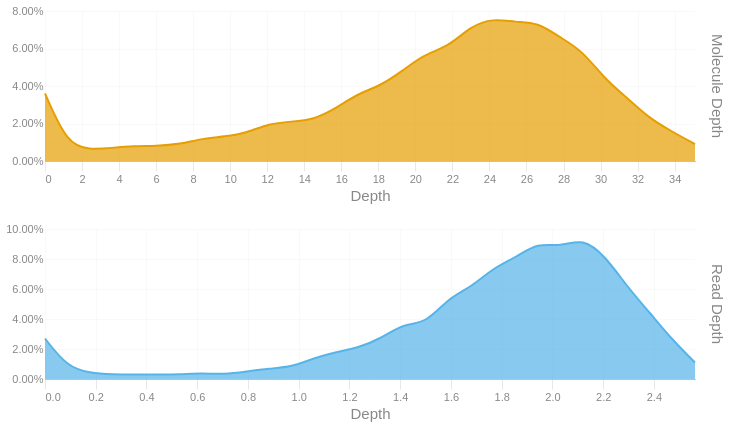

The code cell stored with this chart in its notebook:
### Code cell
readdep = depth_hist(tb['Read Depth'], q99, 3)
readdep = readdep.with_columns(pl.lit('Read Depth').alias('Metric'))
if not SKIPLR:
    moldep = depth_hist(tb['Molecule Depth'], mol_q99, 1)
    moldep = moldep.with_columns(pl.lit('Molecule Depth').alias('Metric'))
    _hist = pl.concat([readdep, moldep])
    _hist = _hist.filter(pl.col('Proportion') != 0)
    with SafeRender(_hist):
        (
            alt.Chart(_hist)        
            .mark_area(interpolate = "basis")
            .encode(
                x=alt.X('Bin:Q').scale(domainMin=0).axis(alt.Axis(title='Depth')),
                y = alt.Y('Proportion:Q', title = None).axis(format = '.2%'),
                color = alt.Color('Metric:N').legend(None),
                row = alt.Row("Metric:N").header(title = None, labelOrient = 'right'),
                tooltip = [
                    alt.Tooltip("Metric:N", title = "Metric"),
                    alt.Tooltip('Interval:N', title = "Depth Interval"),
                    alt.Tooltip('Proportion:Q', title = "% Alignments").format('.2%')
                ]
            )
            .resolve_scale(x='independent', y='independent')
            .properties(
                height = 150, width = 650,
                usermeta={'embedOptions': {'downloadFileName': f'{samplename}.depth.hist'}}
            )
        ).display()
else:
    readdep = readdep.filter(pl.col('Proportion') != 0)
    with SafeRender(readdep):
        (
            alt.Chart(readdep)        
            .mark_area(interpolate = "basis")
            .encode(
                x=alt.X('Bin:Q').scale(domainMin=0).axis(alt.Axis(title='Depth')),
                y = alt.Y('Proportion:Q', title = None).axis(format = '.2%'),
                tooltip = [
                    alt.Tooltip('Interval:N', title = "Depth Interval"),
                    alt.Tooltip('Proportion:Q', title = "% Alignments").format('.2%')
                ]
            )
            .properties(
                usermeta={'embedOptions': {'downloadFileName': f'{samplename}.depth.hist'}}
            )
        ).display()

### Figure 1 — Vega-Lite specification as saved in the notebook (floating-point values rounded to 4 significant figures)
{"width": 650, "height": 150, "config": {"title": {"anchor": "start", "dy": -15, "fontSize": 18, "color": "#888888", "subtitleColor": "#888888", "subtitleFontSize": 14}, "arc": {"fill": "#0072B2"}, "axis": {"domainColor": "#888888", "domainWidth": 0.5, "gridWidth": 0.2, "grid": false, "titleFontWeight": 400, "titleFontSize": 15, "labelFontSize": 11, "labelColor": "#888888", "tickColor": "#888888", "tickWidth": 0.2, "titleColor": "#888888"}, "axisBand": {"grid": false}, "axisX": {"grid": true, "tickSize": 10, "domainCap": "round"}, "axisY": {"domain": false, "grid": true, "tickSize": 0, "domainCap": "round"}, "background": "transparent", "header": {"labelFontSize": 15, "labelColor": "#888888", "titleFontSize": 15, "titleFontWeight": 600, "titleColor": "#888888"}, "legend": {"labelFont": "sans-serif", "labelFontSize": 12, "labelColor": "#888888", "symbolSize": 100, "symbolType": "circle", "titleFontSize": 12, "titlePadding": 10, "titleColor": "#888888", "title": null}, "range": {"category": ["#E69F00", "#56B4E9", "#009E73", "#F0E442", "#0072B2", "#D55E00", "#CC79A7", "#000000"], "diverging": ["#cfe8f3", "#a2d4ec", "#73bfe2", "#46abdb", "#1696d2", "#12719e"]}, "area": {"fill": "#0072B2", "fillOpacity": 0.7, "line": true, "strokeOpacity": 0.7}, "line": {"color": "#0072B2", "stroke": "#0072B2", "strokeWidth": 2}, "trail": {"color": "#0072B2", "stroke": "#0072B2", "strokeWidth": 0, "size": 1}, "point": {"filled": true, "fillOpacity": 1.0, "size": 95}, "text": {"color": "#888888", "fontSize": 11, "align": "right", "fontWeight": 400, "size": 11}, "bar": {"fill": "#0072B2", "stroke": null}, "view": {"stroke": null, "continuousWidth": 660, "continuousHeight": 400}}, "data": {"name": "data-f85d093bd2713a1bc4753f85f1bc9eae"}, "mark": {"type": "area", "interpolate": "basis"}, "encoding": {"color": {"field": "Metric", "legend": null, "type": "nominal"}, "row": {"field": "Metric", "header": {"title": null, "labelOrient": "right"}, "type": "nominal"}, "tooltip": [{"field": "Metric", "title": "Metric", "type": "nominal"}, {"field": "Interval", "title": "Depth Interval", "type": "nominal"}, {"field": "Proportion", "format": ".2%", "title": "% Alignments", "type": "quantitative"}], "x": {"axis": {"title": "Depth"}, "field": "Bin", "scale": {"domainMin": 0}, "type": "quantitative"}, "y": {"axis": {"format": ".2%"}, "field": "Proportion", "title": null, "type": "quantitative"}}, "resolve": {"scale": {"x": "independent", "y": "independent"}}, "usermeta": {"embedOptions": {"downloadFileName": "S5_Kennetcook_3548.depth.hist"}}, "$schema": "https://vega.github.io/schema/vega-lite/v6.1.0.json", "datasets": {"data-f85d093bd2713a1bc4753f85f1bc9eae": [{"Bin": 0.0, "Interval": "0.0-0.088", "Proportion": 0.027, "Metric": "Read Depth"}, {"Bin": 0.088, "Interval": "0.088-0.177", "Proportion": 0.008, "Metric": "Read Depth"}, {"Bin": 0.177, "Interval": "0.177-0.265", "Proportion": 0.004, "Metric": "Read Depth"}, {"Bin": 0.265, "Interval": "0.265-0.353", "Proportion": 0.003, "Metric": "Read Depth"}, {"Bin": 0.353, "Interval": "0.353-0.442", "Proportion": 0.003, "Metric": "Read Depth"}, {"Bin": 0.442, "Interval": "0.442-0.53", "Proportion": 0.003, "Metric": "Read Depth"}, {"Bin": 0.53, "Interval": "0.53-0.618", "Proportion": 0.003, "Metric": "Read Depth"}, {"Bin": 0.618, "Interval": "0.618-0.707", "Proportion": 0.004, "Metric": "Read Depth"}, {"Bin": 0.707, "Interval": "0.707-0.795", "Proportion": 0.003, "Metric": "Read Depth"}, {"Bin": 0.795, "Interval": "0.795-0.883", "Proportion": 0.005, "Metric": "Read Depth"}, {"Bin": 0.883, "Interval": "0.883-0.972", "Proportion": 0.007, "Metric": "Read Depth"}, {"Bin": 0.972, "Interval": "0.972-1.06", "Proportion": 0.008, "Metric": "Read Depth"}, {"Bin": 1.06, "Interval": "1.06-1.148", "Proportion": 0.014, "Metric": "Read Depth"}, {"Bin": 1.148, "Interval": "1.148-1.237", "Proportion": 0.018, "Metric": "Read Depth"}, {"Bin": 1.237, "Interval": "1.237-1.325", "Proportion": 0.021, "Metric": "Read Depth"}, {"Bin": 1.325, "Interval": "1.325-1.413", "Proportion": 0.027, "Metric": "Read Depth"}, {"Bin": 1.413, "Interval": "1.413-1.502", "Proportion": 0.037, "Metric": "Read Depth"}, {"Bin": 1.502, "Interval": "1.502-1.59", "Proportion": 0.037, "Metric": "Read Depth"}, {"Bin": 1.59, "Interval": "1.59-1.678", "Proportion": 0.054, "Metric": "Read Depth"}, {"Bin": 1.678, "Interval": "1.678-1.767", "Proportion": 0.061, "Metric": "Read Depth"}, {"Bin": 1.767, "Interval": "1.767-1.855", "Proportion": 0.074, "Metric": "Read Depth"}, {"Bin": 1.855, "Interval": "1.855-1.943", "Proportion": 0.081, "Metric": "Read Depth"}, {"Bin": 1.943, "Interval": "1.943-2.032", "Proportion": 0.091, "Metric": "Read Depth"}, {"Bin": 2.032, "Interval": "2.032-2.12", "Proportion": 0.088, "Metric": "Read Depth"}, {"Bin": 2.12, "Interval": "2.12-2.208", "Proportion": 0.094, "Metric": "Read Depth"}, {"Bin": 2.208, "Interval": "2.208-2.297", "Proportion": 0.082, "Metric": "Read Depth"}, {"Bin": 2.297, "Interval": "2.297-2.385", "Proportion": 0.061, "Metric": "Read Depth"}, {"Bin": 2.385, "Interval": "2.385-2.473", "Proportion": 0.044, "Metric": "Read Depth"}, {"Bin": 2.473, "Interval": "2.473-2.562", "Proportion": 0.026, "Metric": "Read Depth"}, {"Bin": 2.562, "Interval": "2.562-2.65", "Proportion": 0.011, "Metric": "Read Depth"}, {"Bin": 0.0, "Interval": "0.0-1.2", "Proportion": 0.036, "Metric": "Molecule Depth"}, {"Bin": 1.2, "Interval": "1.2-2.4", "Proportion": 0.009, "Metric": "Molecule Depth"}, {"Bin": 2.4, "Interval": "2.4-3.6", "Proportion": 0.006, "Metric": "Molecule Depth"}, {"Bin": 3.6, "Interval": "3.6-4.8", "Proportion": 0.007, "Metric": "Molecule Depth"}, {"Bin": 4.8, "Interval": "4.8-6.0", "Proportion": 0.008, "Metric": "Molecule Depth"}, {"Bin": 6.0, "Interval": "6.0-7.3", "Proportion": 0.008, "Metric": "Molecule Depth"}, {"Bin": 7.3, "Interval": "7.3-8.5", "Proportion": 0.009, "Metric": "Molecule Depth"}, {"Bin": 8.5, "Interval": "8.5-9.7", "Proportion": 0.012, "Metric": "Molecule Depth"}, {"Bin": 9.7, "Interval": "9.7-10.9", "Proportion": 0.013, "Metric": "Molecule Depth"}, {"Bin": 10.9, "Interval": "10.9-12.1", "Proportion": 0.015, "Metric": "Molecule Depth"}, {"Bin": 12.1, "Interval": "12.1-13.3", "Proportion": 0.02, "Metric": "Molecule Depth"}, {"Bin": 13.3, "Interval": "13.3-14.5", "Proportion": 0.021, "Metric": "Molecule Depth"}, {"Bin": 14.5, "Interval": "14.5-15.7", "Proportion": 0.022, "Metric": "Molecule Depth"}, {"Bin": 15.7, "Interval": "15.7-16.9", "Proportion": 0.028, "Metric": "Molecule Depth"}, {"Bin": 16.9, "Interval": "16.9-18.1", "Proportion": 0.036, "Metric": "Molecule Depth"}, {"Bin": 18.1, "Interval": "18.1-19.3", "Proportion": 0.04, "Metric": "Molecule Depth"}, {"Bin": 19.3, "Interval": "19.3-20.5", "Proportion": 0.048, "Metric": "Molecule Depth"}, {"Bin": 20.5, "Interval": "20.5-21.8", "Proportion": 0.057, "Metric": "Molecule Depth"}, {"Bin": 21.8, "Interval": "21.8-23.0", "Proportion": 0.061, "Metric": "Molecule Depth"}, {"Bin": 23.0, "Interval": "23.0-24.2", "Proportion": 0.072, "Metric": "Molecule Depth"}, {"Bin": 24.2, "Interval": "24.2-25.4", "Proportion": 0.076, "Metric": "Molecule Depth"}, {"Bin": 25.4, "Interval": "25.4-26.6", "Proportion": 0.074, "Metric": "Molecule Depth"}, {"Bin": 26.6, "Interval": "26.6-27.8", "Proportion": 0.074, "Metric": "Molecule Depth"}, {"Bin": 27.8, "Interval": "27.8-29.0", "Proportion": 0.066, "Metric": "Molecule Depth"}, {"Bin": 29.0, "Interval": "29.0-30.2", "Proportion": 0.059, "Metric": "Molecule Depth"}, {"Bin": 30.2, "Interval": "30.2-31.4", "Proportion": 0.044, "Metric": "Molecule Depth"}, {"Bin": 31.4, "Interval": "31.4-32.6", "Proportion": 0.034, "Metric": "Molecule Depth"}, {"Bin": 32.6, "Interval": "32.6-33.8", "Proportion": 0.023, "Metric": "Molecule Depth"}, {"Bin": 33.8, "Interval": "33.8-35.1", "Proportion": 0.016, "Metric": "Molecule Depth"}, {"Bin": 35.1, "Interval": "35.1-36.26", "Proportion": 0.009, "Metric": "Molecule Depth"}]}}
